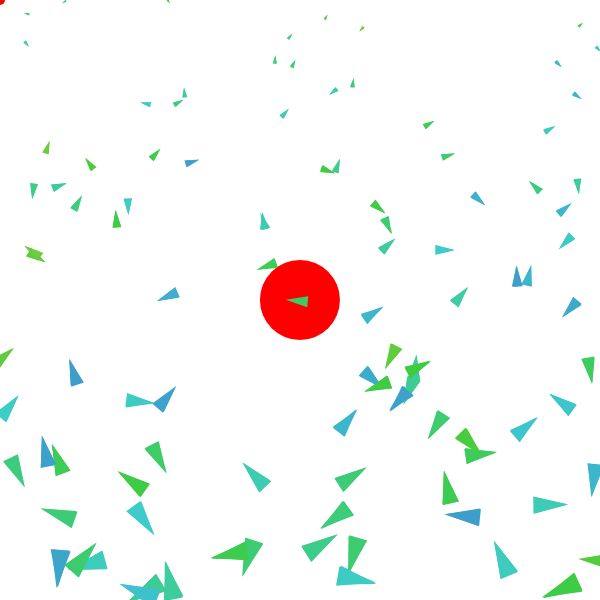
Frame 1 (no input)
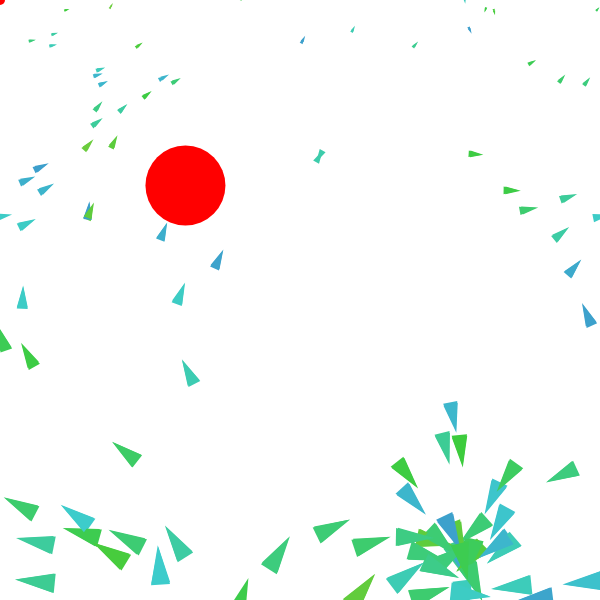
Frame 60 (no input)
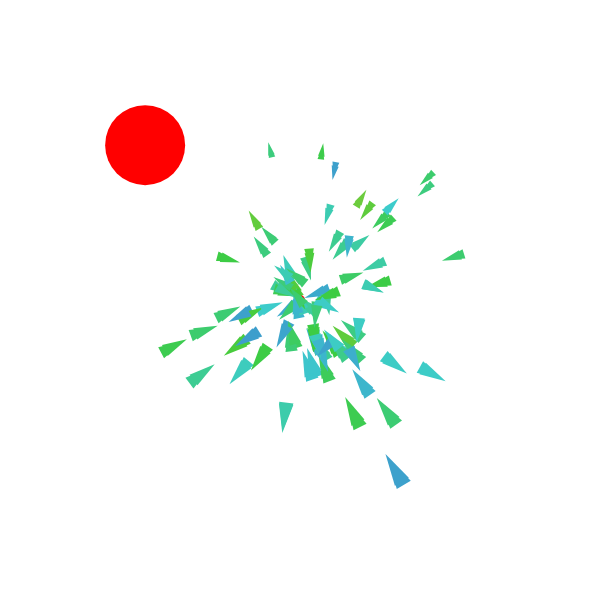
Frame 120 (the mouse pressed at the canvas centre since frame 60)

The p5.js sketch that drew these frames (run headless with seeded random() and noise() and a simulated clock; from frame 60 on, the mouse is pressed at the canvas centre):

// p5.js sketch
// ── sketch.js
let vehicles = [];
let numVehicles = 100;
let target;
let predator;


function setup() {
  createCanvas(600, 600);

  colorMode(HSB);
  noStroke();
  
  target = createVector(width/4, height/2);
  for(let i = 0; i < numVehicles; i++) {
    vehicles.push(new Vehicle(random(width), random(height), target));
  }
  
  predator = new Predator(width / 2, height / 2, 40);
}

function draw() {
  background(0, 0, 100, 1);

  target.x = mouseX; 
  target.y = mouseY;
  
  predator.seek(target); 
  predator.update();
  predator.show();

  for (let i = vehicles.length - 1; i >= 0; i--) { 
    let vehicle = vehicles[i];
    vehicle.update();
    vehicle.show();
    vehicle.wrap();

    if (predator.eat(vehicle)) { 
      vehicles.splice(i, 1);
    }
  }

  ellipse(target.x, target.y, 10, 10);

  for (let vehicle of vehicles) {
    vehicle.update();
    vehicle.show();
    vehicle.wrap();
  }

  // fill(0, 0, 100);
  // rect(0, 0, width, 20);
}


class Predator {
  constructor(x, y, r) {
    this.pos = createVector(x, y);
    this.vel = createVector(0, 0);
    this.acc = createVector(0, 0);
    this.r = r; 
    this.maxSpeed = 4;
    this.maxForce = 0.1;
  }

  seek(target) {
    let desired = p5.Vector.sub(target, this.pos);
    desired.setMag(this.maxSpeed);
    let steer = p5.Vector.sub(desired, this.vel);
    steer.limit(this.maxForce);
    this.acc.add(steer);
  }

  update() {
    this.vel.add(this.acc);
    this.pos.add(this.vel);
    this.acc.mult(0);
  }

  show() {
    fill(0, 100, 100);
    ellipse(this.pos.x, this.pos.y, this.r * 2);
  }

  eat(vehicle) {
    let d = p5.Vector.dist(this.pos, vehicle.pos);
    if (d < this.r + vehicle.dim / 2) {
      return true;
    }
    return false;
  }
}

class Vehicle {
    constructor(x, y, target) {
        // For more detailed comments on how pos, vel, acc, and addForce work
        // see the Dot example from 2-15-24.

        this.pos = createVector(x, y);
        this.vel = createVector(random(-1, 1), random(-1, 1));
        this.acc = createVector(0, 0);

        this.target = target;
        this.maxSpeed = 5;
        this.maxForce = 0.05;

        this.dim = 0 + random(5);

        this.hue = random(200, 100);
        this.saturation = 70;
        this.brightness = 80;

        this.range = 100;

        this.mass = 1;

        background(0, 0, 100);
    }

    addForce(force) {
        let forceWithMass = p5.Vector.div(force, this.mass);
        this.acc.add(forceWithMass);
    }

    seek(t, arrive) {
        // 1. Compute the desired velocity and set it to be maxSpeed
        let desired = p5.Vector.sub(t, this.pos);

        // desired.mult(-1);

        let distance = desired.mag();

        // If the caller passed in true, and we are close to the target, scale our
        // speed based on the distance.
        if (arrive && distance < 100) {
            let speed = map(distance, 0, 100, 0, this.maxSpeed);
            desired.setMag(speed);
        } else {
            desired.setMag(this.maxSpeed);
        }

        // 2. Compute the force by seeing the the change is in velocities
        // to move from the current velocity to the desired velocity and limit
        // its magnitude.
        let steer = p5.Vector.sub(desired, this.vel);
        steer.limit(this.maxForce);

        // 3. Apple this "steering" force. 
        this.addForce(steer);
    }

    wrap() {
        this.pos.x = (this.pos.x + width) % width;
        this.pos.y = (this.pos.y + height) % height;
    }

    getCloseVehicles() {
        let closeVehicles = [];
        for (let vehicle of vehicles) {
            if (vehicle !== this) {
                if (dist(vehicle.pos.x, vehicle.pos.y, this.pos.x, this.pos.y) < this.range) {
                    closeVehicles.push(vehicle);
                }
            }
        }
        return closeVehicles;
    }

    cohesion(closeVehicles) {
        if (closeVehicles.length > 0) {
            let sumPositions = createVector(0, 0);
            for (let vehicle of closeVehicles) {
                sumPositions.add(vehicle.pos);
            }
            sumPositions.div(closeVehicles.length);

            let desired = p5.Vector.sub(sumPositions, this.pos);
            desired.setMag(this.maxSpeed);
            let steeringForce = p5.Vector.sub(desired, this.vel);
            steeringForce.limit(this.maxForce);
            return steeringForce;
            
        }

        return createVector(0,0);
    }

    separation(closeVehicles) {
        let sumOfAnglesToVehicles = createVector(0, 0);
        for (let vehicle of closeVehicles) {
            let dirToVehicle = p5.Vector.sub(vehicle.pos, this.pos);
            sumOfAnglesToVehicles.add(dirToVehicle);
        }
        if (closeVehicles.length !== 0) {
            sumOfAnglesToVehicles.div(closeVehicles.length);
        }
        sumOfAnglesToVehicles.setMag(this.maxSpeed);
        sumOfAnglesToVehicles.mult(-1);
        
        // compute steering force
        let steeringForce = p5.Vector.sub(sumOfAnglesToVehicles, this.vel);
        steeringForce.limit(this.maxForce);

        return steeringForce;
    }

    alignment(closeVehicles) {
        let sumOfVelocities = createVector(0, 0);
        for (let vehicle of closeVehicles) {
            sumOfVelocities.add(vehicle.vel);
        }
        if (closeVehicles.length > 0) {
            sumOfVelocities.div(closeVehicles.length);
        }
        sumOfVelocities.setMag(this.maxSpeed);
        
        // compute steering force
        let steeringForce = p5.Vector.sub(sumOfVelocities, this.vel);
        steeringForce.limit(this.maxForce);

        return steeringForce;
    }



    update() {
        if (mouseIsPressed) {
            let mousePos = createVector(mouseX, mouseY);
            this.seek(mousePos);
        } else {
            let closeVehicles = this.getCloseVehicles();
            // What actions is this agent pursuing?
            let cohesionForce = this.cohesion(closeVehicles);
            cohesionForce.mult(1);
            this.addForce(cohesionForce);

            let separationForce = this.separation(closeVehicles);
            separationForce.mult(1);
            this.addForce(separationForce);

            let alignmentForce = this.alignment(closeVehicles);
            let n = noise(frameCount * 0.1);
            console.log(n);
            alignmentForce.mult(n);
            this.addForce(alignmentForce);
        }

        this.dim = map(this.pos.y, 0, height, 2, 20)


        // MOVEMENT
        this.vel.add(this.acc); // Apply acceleration (and thus the forces) to vel
        this.vel.limit(this.maxSpeed);
        this.pos.add(this.vel); // Apply velocity to position

        this.acc.set(0,0);
    }

    show() {
        push();

        translate(this.pos.x, this.pos.y);

        // fill(0, 0, 10, 0.08);
        // noStroke();
        // ellipse(0, 0, this.range);

        // Heading is the amount of rotation
        let angle = this.vel.heading();
        rotate(angle);

        fill(this.hue, this.saturation, this.brightness);

        // Draw a triangle
        beginShape();
        vertex(this.dim, 0);
        vertex(-this.dim, this.dim/2);
        vertex(-this.dim, -this.dim/2);
        endShape(CLOSE);

        pop();
    }
}
